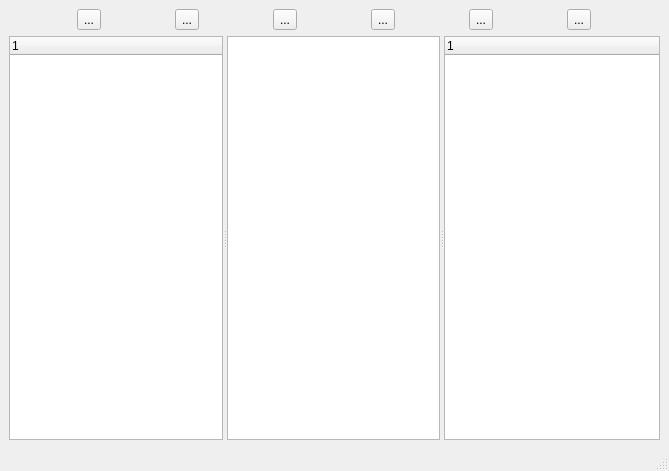
<?xml version="1.0" encoding="UTF-8"?>
<ui version="4.0">
 <class>MainWindow</class>
 <widget class="QMainWindow" name="MainWindow">
  <property name="geometry">
   <rect>
    <x>0</x>
    <y>0</y>
    <width>669</width>
    <height>471</height>
   </rect>
  </property>
  <property name="windowTitle">
   <string>MainWindow</string>
  </property>
  <widget class="QWidget" name="centralwidget">
   <layout class="QVBoxLayout" name="verticalLayout" stretch="0,1">
    <item>
     <layout class="QHBoxLayout" name="horizontalLayout">
      <item>
       <widget class="QToolButton" name="toolButton_2">
        <property name="text">
         <string>...</string>
        </property>
       </widget>
      </item>
      <item>
       <widget class="QToolButton" name="toolButton_6">
        <property name="text">
         <string>...</string>
        </property>
       </widget>
      </item>
      <item>
       <widget class="QToolButton" name="toolButton_5">
        <property name="text">
         <string>...</string>
        </property>
       </widget>
      </item>
      <item>
       <widget class="QToolButton" name="toolButton_4">
        <property name="text">
         <string>...</string>
        </property>
       </widget>
      </item>
      <item>
       <widget class="QToolButton" name="toolButton_3">
        <property name="text">
         <string>...</string>
        </property>
       </widget>
      </item>
      <item>
       <widget class="QToolButton" name="toolButton">
        <property name="text">
         <string>...</string>
        </property>
       </widget>
      </item>
     </layout>
    </item>
    <item>
     <layout class="QHBoxLayout" name="centralLayout">
      <item>
       <widget class="QSplitter" name="splitter_2">
        <property name="orientation">
         <enum>Qt::Horizontal</enum>
        </property>
        <widget class="QSplitter" name="splitter">
         <property name="orientation">
          <enum>Qt::Horizontal</enum>
         </property>
         <widget class="QTreeWidget" name="treeWidget">
          <column>
           <property name="text">
            <string notr="true">1</string>
           </property>
          </column>
         </widget>
         <widget class="QTableWidget" name="tableWidget"/>
        </widget>
        <widget class="QTreeWidget" name="treeWidget_2">
         <column>
          <property name="text">
           <string notr="true">1</string>
          </property>
         </column>
        </widget>
       </widget>
      </item>
     </layout>
    </item>
   </layout>
  </widget>
  <widget class="QMenuBar" name="menubar">
   <property name="geometry">
    <rect>
     <x>0</x>
     <y>0</y>
     <width>669</width>
     <height>25</height>
    </rect>
   </property>
  </widget>
  <widget class="QStatusBar" name="statusbar"/>
 </widget>
 <resources/>
 <connections/>
</ui>
